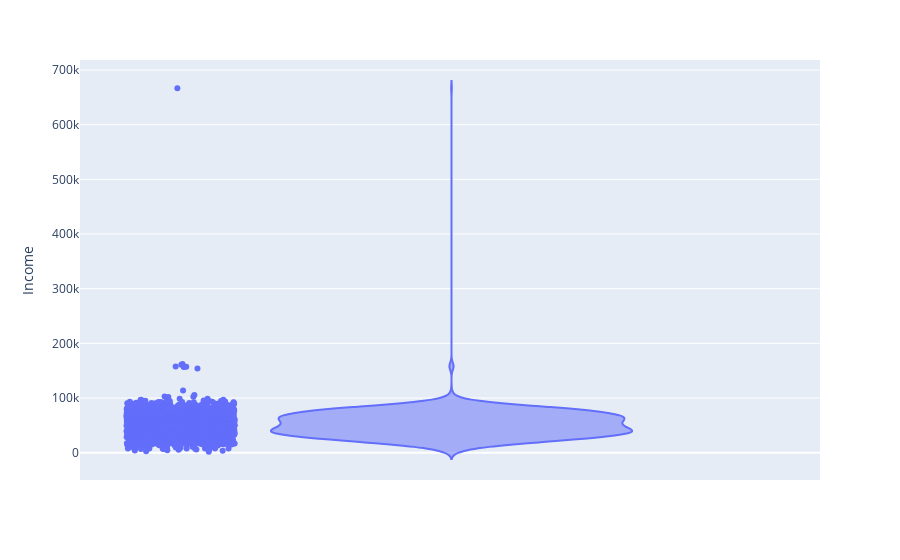

This figure's notebook cell:
### Code cell
px.violin(dfwine, y = 'Income', points = 'all')

### Figure 1 — Plotly figure (JSON) as saved in the notebook; plotly's stock layout.template omitted (floating-point values rounded to 4 significant figures; data arrays with more than 128 entries replaced by an {"elided": "..."} marker saying what was removed)
{"data": [{"alignmentgroup": "True", "box": {"visible": false}, "hovertemplate": "Income=%{y}<extra></extra>", "legendgroup": "", "marker": {"color": "#636efa"}, "name": "", "offsetgroup": "", "orientation": "v", "points": "all", "scalegroup": "True", "showlegend": false, "type": "violin", "x0": " ", "xaxis": "x", "y": {"elided": "2240 float values"}, "y0": " ", "yaxis": "y"}], "layout": {"legend": {"tracegroupgap": 0}, "margin": {"t": 60}, "violinmode": "group", "xaxis": {"anchor": "y", "domain": [0, 1]}, "yaxis": {"anchor": "x", "domain": [0, 1], "title": {"text": "Income"}}}}
